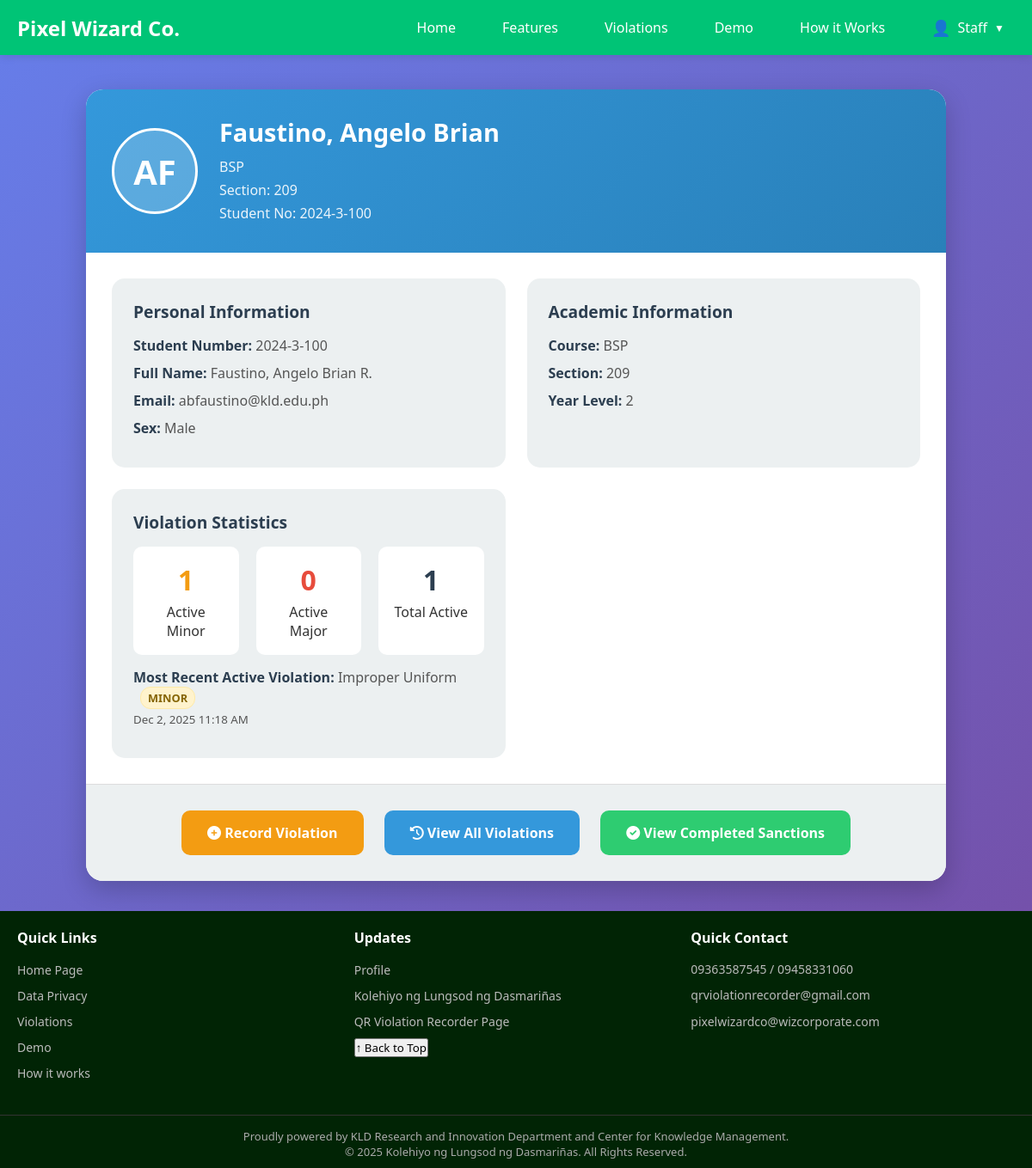
Screenshot of /staff_db.php?student_id=42 (signed in) with the database file from the repository.
### tables this page shows
CREATE TABLE `student_profiles` (
  `id` int(11) NOT NULL,
  `user_id` int(11) NOT NULL,
  `surname` varchar(100) DEFAULT NULL,
  `firstname` varchar(100) DEFAULT NULL,
  `middle_initial` varchar(5) DEFAULT NULL,
  `student_number` varchar(30) DEFAULT NULL,
  `sex` varchar(20) DEFAULT NULL,
  `course` varchar(10) DEFAULT NULL,
  `section` varchar(10) DEFAULT NULL,
  `qr_code` varchar(255) DEFAULT NULL,
  `created_at` timestamp NOT NULL DEFAULT current_timestamp(),
  `year_level` varchar(10) DEFAULT NULL
);

CREATE TABLE `users` (
  `id` int(11) NOT NULL,
  `full_name` varchar(100) NOT NULL,
  `email` varchar(150) NOT NULL,
  `password` varchar(255) NOT NULL,
  `created_at` timestamp NOT NULL DEFAULT current_timestamp(),
  `completed_setup` tinyint(1) NOT NULL DEFAULT 0,
  `otp_code` varchar(6) DEFAULT NULL,
  `otp_expires_at` datetime DEFAULT NULL,
  `profile_completed` tinyint(1) DEFAULT 0
);

CREATE TABLE `violations` (
  `id` int(11) NOT NULL,
  `user_id` int(11) NOT NULL,
  `recorded_by` int(11) NOT NULL,
  `admin_id` int(11) DEFAULT NULL,
  `staff_id` int(11) DEFAULT NULL,
  `user_type` enum('admin','staff') NOT NULL,
  `violation_type` varchar(255) NOT NULL,
  `violation_category` enum('minor','major') NOT NULL DEFAULT 'minor',
  `description` text DEFAULT NULL,
  `proof_filename` varchar(255) DEFAULT NULL,
  `status` enum('pending','under_review','resolved','dismissed') NOT NULL DEFAULT 'pending',
  `created_at` datetime DEFAULT current_timestamp(),
  `resolved_at` datetime DEFAULT NULL,
  `resolved_by` int(11) DEFAULT NULL,
  `resolution_notes` text DEFAULT NULL
);

### staff_db.php (the view, shortened to what this page needs)
<?php
require_once 'database.php';
$student_id = isset($_GET['student_id']) ? $_GET['student_id'] : '';
function getStudentData($student_id, $conn) {
    $sql = "SELECT sp.*, u.email
            FROM student_profiles sp
            JOIN users u ON sp.user_id = u.id
            WHERE sp.student_number = ?
            LIMIT 1";
    $stmt = mysqli_prepare($conn, $sql);
    mysqli_stmt_bind_param($stmt, "s", $student_id);
    mysqli_stmt_execute($stmt);
    $result = mysqli_stmt_get_result($stmt);
    $sql = "SELECT sp.*, u.email
            FROM student_profiles sp
            JOIN users u ON sp.user_id = u.id
            WHERE sp.user_id = ?
            LIMIT 1";
    $stmt = mysqli_prepare($conn, $sql);
    mysqli_stmt_bind_param($stmt, "i", $student_id);
    mysqli_stmt_execute($stmt);
    $result = mysqli_stmt_get_result($stmt);
    if ($result && mysqli_num_rows($result) > 0) {
        return mysqli_fetch_assoc($result);
    }
    return null;
}
function getViolationCounts($user_id, $conn) {
    $sql = "SELECT COUNT(DISTINCT v.id) AS total
            FROM violations v
            LEFT JOIN sanctions s ON v.id = s.violation_id
            WHERE v.user_id = ?
            AND v.violation_category = 'minor'
            AND (s.status IS NULL OR s.status != 'completed')";
    $stmt = mysqli_prepare($conn, $sql);
    mysqli_stmt_bind_param($stmt, "i", $user_id);
    mysqli_stmt_execute($stmt);
    $result = mysqli_stmt_get_result($stmt);
    $minor_row = mysqli_fetch_assoc($result);
    $minor_total = $minor_row ? $minor_row['total'] : 0;
    $sql = "SELECT COUNT(DISTINCT v.id) AS total
            FROM violations v
            LEFT JOIN sanctions s ON v.id = s.violation_id
            WHERE v.user_id = ?
            AND v.violation_category = 'major'
            AND (s.status IS NULL OR s.status != 'completed')";
    $stmt = mysqli_prepare($conn, $sql);
    mysqli_stmt_bind_param($stmt, "i", $user_id);
    mysqli_stmt_execute($stmt);
    $result = mysqli_stmt_get_result($stmt);
    $major_row = mysqli_fetch_assoc($result);
    $major_total = $major_row ? $major_row['total'] : 0;
    $sql = "SELECT COUNT(DISTINCT v.id) AS total
            FROM violations v
            JOIN sanctions s ON v.id = s.violation_id
            WHERE v.user_id = ?
            AND s.status = 'completed'";
    $stmt = mysqli_prepare($conn, $sql);
    mysqli_stmt_bind_param($stmt, "i", $user_id);
    mysqli_stmt_execute($stmt);
    $result = mysqli_stmt_get_result($stmt);
    $cleared_row = mysqli_fetch_assoc($result);
    $cleared_total = $cleared_row ? $cleared_row['total'] : 0;
    $converted_majors = floor($minor_total / 4);
    $effective_major_total = $major_total + $converted_majors;
    $remaining_minors = $minor_total % 4;
    return [
        'minor_total' => $minor_total,
        'major_total' => $major_total,
        'cleared_total' => $cleared_total,
        'converted_majors' => $converted_majors,
        'effective_major_total' => $effective_major_total,
        'remaining_minors' => $remaining_minors,
        'total_violations' => $minor_total + $major_total,
        'active_violations' => $minor_total + $major_total
    ];
}
function getRecentViolation($user_id, $conn) {
    $sql = "SELECT v.violation_type, v.violation_category, v.created_at, v.status
            FROM violations v
            LEFT JOIN sanctions s ON v.id = s.violation_id
            WHERE v.user_id = ?
            AND (s.status IS NULL OR s.status != 'completed')
            ORDER BY v.created_at DESC
            LIMIT 1";
    $stmt = mysqli_prepare($conn, $sql);
    mysqli_stmt_bind_param($stmt, "i", $user_id);
    mysqli_stmt_execute($stmt);
    $result = mysqli_stmt_get_result($stmt);
    if ($result && mysqli_num_rows($result) > 0) {
        return mysqli_fetch_assoc($result);
    }
    return null;
}
function getTotalStudents($conn) {
    $sql = "SELECT COUNT(*) AS total FROM student_profiles";
    $result = mysqli_query($conn, $sql);
    if ($result) {
        $row = mysqli_fetch_assoc($result);
        return $row['total'];
    }
    return 0;
}
function getMonthlyViolations($conn) {
    $sql = "SELECT COUNT(*) AS total
            FROM violations
            WHERE MONTH(created_at) = MONTH(CURDATE())
            AND YEAR(created_at) = YEAR(CURDATE())";
    $result = mysqli_query($conn, $sql);
    if ($result) {
        $row = mysqli_fetch_assoc($result);
        return $row['total'];
    }
    return 0;
}
function getPendingCases($conn) {
    $sql = "SELECT COUNT(DISTINCT v.id) AS total
            FROM violations v
            LEFT JOIN sanctions s ON v.id = s.violation_id
            WHERE (s.status IS NULL OR s.status != 'completed')";
    $result = mysqli_query($conn, $sql);
    if ($result) {
        $row = mysqli_fetch_assoc($result);
        return $row['total'];
    }
    return 0;
}
$total_students = getTotalStudents($conn);
$monthly_violations = getMonthlyViolations($conn);
$pending_cases = getPendingCases($conn);
$student_data = null;
$violation_counts = null;
$recent_violation = null;
if ($student_id) {
    $student_data = getStudentData($student_id, $conn);
    if ($student_data) {
        $violation_counts = getViolationCounts($student_data['user_id'], $conn);
        $recent_violation = getRecentViolation($student_data['user_id'], $conn);
    }
}
?>
<!DOCTYPE html>
<html lang="en">
<head>
    <link rel="stylesheet" href="https://cdnjs.cloudflare.com/ajax/libs/font-awesome/6.0.0/css/all.min.css">
</head>
<body>
    <?php include 'nav.php'; ?>
    <div class="staff-container">
        <div class="staff-main">
            <?php if (!$student_id || !$student_data): ?>
                <div class="welcome-section">
                    <div class="welcome-icon">
                        <i class="fas fa-qrcode"></i>
                    </div>
                    <h2>Ready to Scan Student QR Code</h2>
                    <p>Scan a student's QR code to view their profile and record violations</p>
                    <div class="quick-stats">
                        <div class="stat-card">
                            <div class="stat-number"><?php echo $total_students; ?></div>
                            <div class="stat-label">Total Students</div>
                        </div>
                        <div class="stat-card">
                            <div class="stat-number"><?php echo $monthly_violations; ?></div>
                            <div class="stat-label">Violations This Month</div>
                        </div>
                        <div class="stat-card">
                            <div class="stat-number"><?php echo $pending_cases; ?></div>
                            <div class="stat-label">Active Cases</div>
                        </div>
                    </div>
                    <div class="scan-instructions">
                        <h3>How to Record a Violation</h3>
                        <ol>
                            <li><strong>Scan QR Code:</strong> Use your device camera to scan the student's QR code</li>
                            <li><strong>View Profile:</strong> Student information will automatically appear</li>
                            <li><strong>Record Violation:</strong> Click "Record Violation" button</li>
                            <li><strong>Fill Details:</strong> Enter violation type, description, and evidence</li>
                            <li><strong>Submit:</strong> Save the violation record to the system</li>
                        </ol>
                    </div>
                    <div style="color: #666; font-style: italic; margin-top: 30px;">
                        <i class="fas fa-info-circle"></i>
                        Waiting for QR code scan...
                    </div>
                </div>
            <?php else: ?>
                <div class="student-profile">
                    <div class="profile-header">
                        <div class="profile-avatar">
                            <?php
                            $firstname = $student_data['firstname'] ?? '';
                            $surname = $student_data['surname'] ?? '';
                            if ($firstname && $surname) {
                                echo strtoupper(substr($firstname, 0, 1) . substr($surname, 0, 1));
                            } else {
                                echo 'ST';
                            }
                            ?>
                        </div>
                        <div class="profile-info">
                            <h2>
                                <?php
                                if ($student_data['surname'] && $student_data['firstname']) {
                                    echo htmlspecialchars($student_data['surname'] . ', ' . $student_data['firstname']);
                                } else {
                                    echo 'Student Profile';
                                }
                                ?>
                            </h2>
                            <p><?php echo htmlspecialchars($student_data['course'] ?? 'No course info'); ?></p>
                            <p>Section: <?php echo htmlspecialchars($student_data['section'] ?? 'N/A'); ?></p>
                            <p>Student No: <?php echo htmlspecialchars($student_data['student_number']); ?></p>
                        </div>
                    </div>
                    <div class="profile-details">
                        <div class="detail-group">
                            <h4>Personal Information</h4>
                            <p><strong>Student Number:</strong> <?php echo htmlspecialchars($student_data['student_number']); ?></p>
                            <p><strong>Full Name:</strong>
                                <?php
                                if ($student_data['surname'] && $student_data['firstname']) {
                                    echo htmlspecialchars($student_data['surname'] . ', ' . $student_data['firstname']);
                                    if (!empty($student_data['middle_initial'])) {
                                        echo ' ' . htmlspecialchars($student_data['middle_initial']) . '.';
                                    }
                                }
                                ?>
                            </p>
                            <p><strong>Email:</strong> <?php echo htmlspecialchars($student_data['email'] ?? 'N/A'); ?></p>
                            <p><strong>Sex:</strong> <?php echo htmlspecialchars($student_data['sex'] ?? 'Not specified'); ?></p>
                        </div>
                        <div class="detail-group">
                            <h4>Academic Information</h4>
                            <p><strong>Course:</strong> <?php echo htmlspecialchars($student_data['course'] ?? 'Not specified'); ?></p>
                            <p><strong>Section:</strong> <?php echo htmlspecialchars($student_data['section'] ?? 'Not specified'); ?></p>
                            <p><strong>Year Level:</strong> <?php echo htmlspecialchars($student_data['year_level'] ?? 'N/A'); ?></p>
                        </div>
                        <div class="detail-group">
                            <h4>Violation Statistics</h4>
                            <div class="violation-stats">
                                <div class="stat-box minor-count">
                                    <div class="stat-value"><?php echo $violation_counts['minor_total']; ?></div>
                                    <div>Active Minor</div>
                                </div>
                                <div class="stat-box major-count">
                                    <div class="stat-value"><?php echo $violation_counts['major_total']; ?></div>
                                    <div>Active Major</div>
                                </div>
                                <div class="stat-box total-count">
                                    <div class="stat-value"><?php echo $violation_counts['total_violations']; ?></div>
                                    <div>Total Active</div>
                                </div>
                            </div>
                            <?php if ($recent_violation): ?>
                                <p style="margin-top: 15px;"><strong>Most Recent Active Violation:</strong>
                                    <?php echo htmlspecialchars($recent_violation['violation_type']); ?>
                                    <span class="violation-category-badge violation-category-<?= $recent_violation['violation_category'] ?>">
                                        <?= strtoupper($recent_violation['violation_category']) ?>
                                    </span>
                                    <br><small><?php echo date("M j, Y g:i A", strtotime($recent_violation['created_at'])); ?></small>
                                </p>
                            <?php else: ?>
                                <p style="margin-top: 15px; color: var(--success);"><strong>No active violations</strong></p>
                            <?php endif; ?>
                        </div>
                    </div>
                    <div class="violation-actions">
                        <button class="btn btn-warning" onclick="recordViolation('<?php echo $student_data['user_id']; ?>')">
                            <i class="fas fa-plus-circle"></i> Record Violation
                        </button>
                        <button class="btn btn-primary" onclick="viewViolationHistory('<?php echo $student_data['user_id']; ?>')">
                            <i class="fas fa-history"></i> View All Violations
                        </button>
                        <?php if ($violation_counts['cleared_total'] > 0): ?>
                        <button class="btn btn-success" onclick="viewCompletedSanctions('<?php echo $student_data['user_id']; ?>')">
                            <i class="fas fa-check-circle"></i> View Completed Sanctions
                        </button>
                        <?php endif; ?>
                    </div>
                </div>
            <?php endif; ?>
        </div>
    </div>
    <?php include 'footer.php'; ?>
</body>
</html>

### rows the page displays
student_profiles: firstname+surname "AF", surname+firstname "Faustino, Angelo Brian", course "BSP", section "209", student_number "2024-3-100", middle_initial "R", user.email "abfaustino@kld.edu.ph", sex "Male", year_level "2"
violations: violation_type "Improper Uniform", violation_category "MINOR", created_at "Dec 2, 2025 11:18 AM"

### other values shown
$violation_counts['minor_total'] "1"
$violation_counts['major_total'] "0"
$violation_counts['total_violations'] "1"
